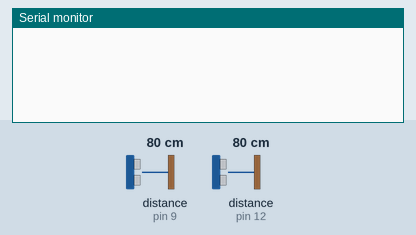
The sketch below on a simulated Arduino Uno, built with avr-gcc and run on an emulated ATmega328P. On the bench: the last lines printed to the serial monitor. Wiring (inferred from the names in the program): 2 × ultrasonic range finder: trigger pin 10, echo pin 9 / trigger pin 13, echo pin 12. The inputs (shaded band) are chosen by the test bench; at power-on: distance to the obstacle (sensors on pin 9, pin 12) 80 cm. The echo pulse lasts 58.3 µs per cm.

Above: at 1.9 s.
2.0 s: distance to the obstacle (sensor on pin 9) set to 2 cm
At 3.1 s:
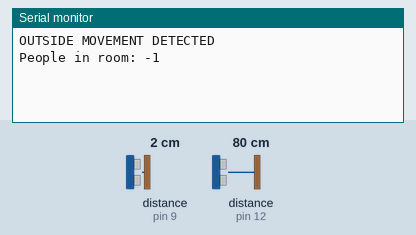
4.2 s: distance to the obstacle (sensor on pin 12) set to 2 cm
At 6.8 s:
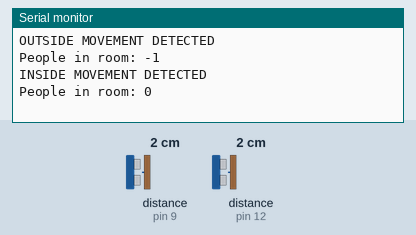
7.2 s: distance to the obstacle (sensor on pin 12) set to 35 cm
At 9.3 s:
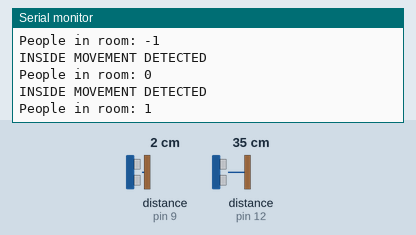

Measured:
- after the input at 2.0 s, the serial monitor: prints a new line after 0.72 s (image 1)
- after the input at 4.2 s, the serial monitor: prints a new line after 1.5 s (image 2)
- after the input at 7.2 s, the serial monitor: prints a new line after 1.6 s (image 3)

The sketch:

sketch_nov26_formatted_version_USB.ino
```cpp
#include <SoftwareSerial.h>

#define trigPin 13//for the FIRST distance module
#define echoPin 12
#define trigPin2 10//for the SECOND  distance module
#define echoPin2 9

#define trigPin 13//for the distance module
#define echoPin 12

int firstTime=0;//we need to declare firstTime outside the loop
long Distance,auxDistance,gap=0;
long Distance2,auxDistance2,gap2=0;
int counter=0;

void setup()
{
  Serial.begin(9600);//Start our Serial coms for serial monitor in our pc

delay(500);//Waiting for chip initialization

delay(200);//wait for 200ms
pinMode(trigPin, OUTPUT);
pinMode(echoPin, INPUT);
pinMode(trigPin2, OUTPUT);
pinMode(echoPin2, INPUT);

}
void loop()
{
Distance=measureDistance(trigPin,echoPin);//measure distance1 and store
Distance2=measureDistance(trigPin2,echoPin2);//measure distance2 and store
gap=abs(Distance-auxDistance);// calculate the difference between now and last reading
gap2=abs(Distance2-auxDistance2);// calculate the difference between now and last reading

if(firstTime==0){//necesary for stability of the system
auxDistance=Distance;
auxDistance2=Distance2;
gap=0;
gap2=0;
//to avoid first loop malfuntcion
firstTime++;
delay(2000);
}


 if(gap>20 and gap2<20 ){ //if distance variation is 20cm
firstTime=0;              //avoiding errors
counter=counter+1;
Serial.println("INSIDE MOVEMENT DETECTED");
Serial.println("People in room: " + (String)counter);
delay(1000);
}
 if(gap2>20 and gap<20){ //if distance variation is 20cm
firstTime=0;            //avoiding errors
counter=counter-1;
Serial.println("OUTSIDE MOVEMENT DETECTED");
Serial.println("People in room: " + (String)counter);
delay(1000);
}
//Serial.println("\\\\\\\\\\\\\\\\\\\\\\");
//Serial.print(" New Distace:");
//Serial.print(Distance);
//Serial.print("   Old Distance: ");
//Serial.print(auxDistance);
//Serial.print("   GAP ");
//Serial.println(gap);

//Serial.print("New Distace2:");
//Serial.print(Distance);
//Serial.print("  Old Distance2: ");
//Serial.print(auxDistance);
//Serial.print("  GAP2 ");
//Serial.println(gap);
//Serial.println("\\\\\\\\\\\\\\\\\\\\\\");

//delay(300);
auxDistance=Distance;//store the value for the if() in the next loop
auxDistance2=Distance2;//store the value for the if() in the next loop

}

long measureDistance(int trigger,int echo){
   long duration, distance;

  digitalWrite(trigger, LOW);  //PULSE ___|---|___
  delayMicroseconds(2);
  digitalWrite(trigger, HIGH);
  delayMicroseconds(10);
  digitalWrite(trigger, LOW);

  duration = pulseIn(echo, HIGH);
  distance = (duration/2) / 29.1;
//   Serial.println("distance:");
//   Serial.println(distance);
  return distance;

}
```
